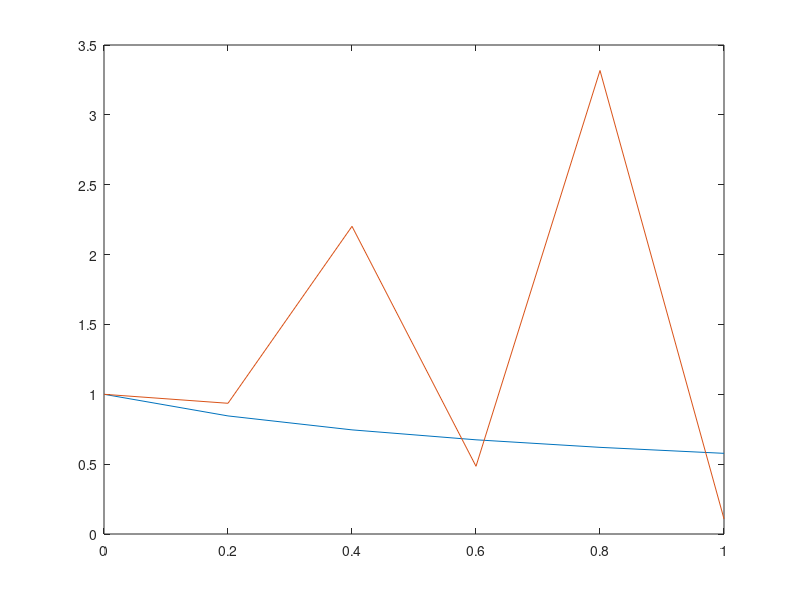

Recreate this plot in MATLAB.
% Oxy NREUP Summer Research - Homework 5
% Alexis Guevara

%{
This script numerically solves the IVP u'(t) = u(t)^3, u(0) = u_0 > 0
Domain is a<=t<b
True Solution is u(t) = u(0)/sqrt(1+2*t*(u_0)^2)
%}

%BE SURE TO UNCOMMNENT WHICH (METHOD & ERROR) TO OBSERVE BEFORE RUNNING CODE%

format long

f1  = @(u) -u^3;    % function
a   = 0; b  = 1;    % endpoints
u_0 = 1;            % initial condition
N_t   = input('Enter the number of partitions along the t-axis: ');
delta_t = (b-a)/N_t;
%T = delta_t * N_t; % FIXME not sure about this part
T = zeros(1,N_t+1);
T = a:delta_t:b;

% TRUE SOLUTION
z = 1./sqrt(1+2*T);


% DISCRETE METHODS (WEIGHTED AVERAGES)

% FIRST METHOD (-u^3 = -1/3*(2*x^3 + y^3))
% ORDER 1
A = zeros(1,N_t+1);
A(1) = 1;
for j = 1:N_t
    A(j+1) = ((-4*(delta_t^3)*(A(j)^3) + 6*(delta_t^2)*(A(j)) + 2*sqrt((delta_t^3)*(4*(delta_t^3)*(A(j)^6) - 12*(delta_t^2)*(A(j)^4) + 9*(delta_t)*(A(j)^2) + 4)))^(2/3) - 2*2^(1/3)*(delta_t))/(2*(delta_t)*(-2*(delta_t^3)*(A(j)^3) + 3*(delta_t^2)*A(j) + sqrt((delta_t^3)*(4*(delta_t^3)*(A(j)^6) - 12*(delta_t^2)*(A(j)^4) + 9*delta_t*(A(j)^2) + 4)))^(1/3));
end
A(1) = 1;

% FIRST METHOD (-u^3 = -(2*x^4 + y^4)/(3*x))
% 
B = zeros(1,N_t+1);
B(1) = 1;
for j = 1:N_t
    B(j+1) = (1/2)*sqrt((4*2^(1/3)*(2*(delta_t^2)*(B(j)^4) - 3*delta_t*(B(j)^2)))/(delta_t*(sqrt(59049*(delta_t^2)*(B(j)^4) - 4*(24*(delta_t^2)*(B(j)^4) - 36*delta_t*(B(j)^2))^3) + 243*delta_t*(B(j)^2))^(1/3)) + (sqrt(59049*(delta_t^2)*(B(j)^4) - 4*(24*(delta_t^2)*(B(j)^4) - 36*delta_t*(B(j)^2))^3) + 243*delta_t*(B(j)^2))^(1/3)/(3*2^(1/3)*delta_t)) - (1/2)*sqrt(-(6*B(j))/(delta_t*sqrt((4*2^(1/3)*(2*(delta_t^2)*(B(j)^4) - 3*delta_t*(B(j)^2)))/(delta_t*(sqrt(59049*(delta_t^2)*(B(j)^4) - 4*(24*(delta_t^2)*(B(j)^4) - 36*delta_t*(B(j)^2))^3) + 243*delta_t*(B(j)^2))^(1/3)) + (sqrt(59049*(delta_t^2)*(B(j)^4) - 4*(24*(delta_t^2)*(B(j)^4) - 36*delta_t*(B(j)^2))^3) + 243*delta_t*(B(j)^2))^(1/3)/(3*2^(1/3)*delta_t))) - (sqrt(59049*(delta_t^2)*(B(j)^4) - 4*(24*(delta_t^2)*(B(j)^4) - 36*delta_t*(B(j)^2))^3) + 243*delta_t*(B(j)^2))^(1/3)/(3*2^(1/3)*delta_t) - (4*2^(1/3)*(2*(delta_t^2)*(B(j)^4) - 3*delta_t*(B(j)^2)))/(delta_t*(sqrt(59049*(delta_t^2)*(B(j)^4) - 4*(24*(delta_t^2)*(B(j)^4) - 36*delta_t*(B(j)^2))^3) + 243*delta_t*(B(j)^2))^(1/3)));
end
B(1) = 1;

plot(T,z,T,B)

%{
% COMPUTE ERRORS FOR EACH INITIAL METHOD
err_inf_WA_1 = norm(A - z,Inf); % L infinity error for WA Method 1


% STORE MAXIMUM ERROR
fid = fopen('Cubic_Decay_WA_Error','a');
fprintf(fid, 'n=%f             \n', delta_t); 
fprintf(fid, 'err_inf_WA_1=%14.8e   \n', err_inf_WA_1);
fclose(fid);
%}
